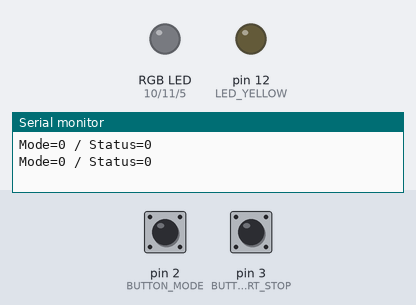
Recording of a sketch running on a simulated Arduino Uno, built with avr-gcc and run on an emulated ATmega328P. Parts: an RGB LED mixed from three pins (HIGH = lit), output pins drawn as LEDs (lit = HIGH), the last lines printed to the serial monitor. The inputs (shaded band) are chosen by the test bench; at power-on: pin 2 (BUTTON_MODE) LOW, pin 3 (BUTTON_START_STOP) HIGH.

Above: at 1.2 s.
1.3 s: pin 2 (BUTTON_MODE) pulled LOW for 0.15 s
At 2.5 s:
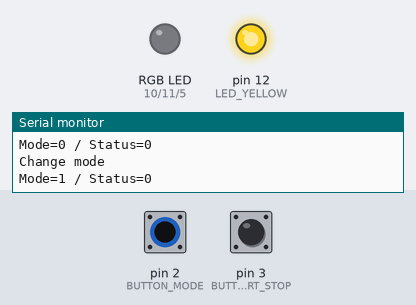
2.9 s: pin 3 (BUTTON_START_STOP) pulled LOW for 0.15 s
At 4.3 s:
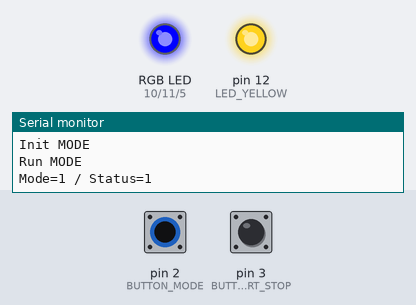
4.6 s: pin 3 (BUTTON_START_STOP) pulled LOW for 1 s
At 6.8 s:
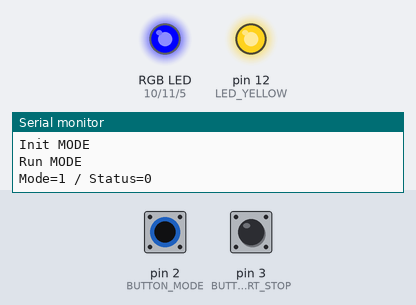
7.1 s: pin 2 (BUTTON_MODE) pulsed HIGH 2 times (0.12 s each, 0.3 s apart)
At 8.8 s:
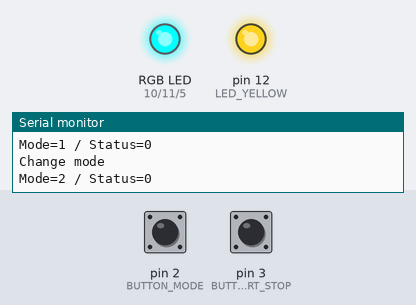
9.2 s: pin 2 (BUTTON_MODE) pulled HIGH for 1 s
At 10.2 s:
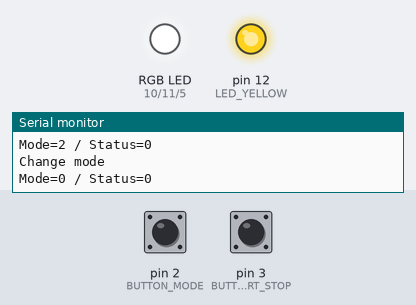
Timing chart, 0 to 33.5 s (numbered marks = the images above; inputs shaded):
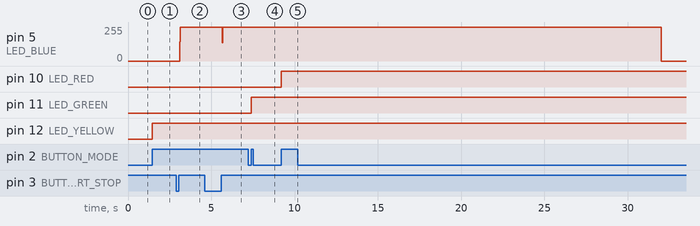

Measured:
- after the input at 1.3 s, pin 12 (LED_YELLOW): LOW → HIGH after 0.15 s
- after the input at 2.9 s, pin 5 (LED_BLUE): 0/255 → 255/255 after 0.20 s
- after the input at 4.6 s, pin 5 (LED_BLUE): 255/255 → 137/255 after 1.0 s, → 255/255 0.04 s later
- after the input at 7.1 s, pin 11 (LED_GREEN): LOW → HIGH after 0.30 s
- after the input at 9.2 s, pin 10 (LED_RED): LOW → HIGH at once

The sketch:

commande_neon.ino
```cpp
#define LED_BLUE 5

#define BUTTON_MODE 2
#define BUTTON_START_STOP 3

#define LED_RED 10
#define LED_YELLOW 12
#define LED_GREEN 11

#define SLEEP_DELAY 30

volatile byte mode = 0;
volatile byte isRunning = 0;
volatile byte timerDegueu = 0;

// Activation spéciale 1 fois
// Mode allumé normal
// Plantage 1 fois

int initStick[] = {100,300,100,250,100,500,100, 750, 100, 1000};
int fuckedStick[] = {2000,300,1500,200,500,100, 250, 100};
int tabLed[] = {LED_RED, LED_YELLOW, LED_GREEN};

void setup() {
  // put your setup code here, to run once:
  Serial.begin(9600);
  pinMode(BUTTON_MODE, INPUT_PULLUP);
  pinMode(BUTTON_START_STOP, INPUT_PULLUP);
  attachInterrupt(digitalPinToInterrupt(2), toggleMode, RISING);
  attachInterrupt(digitalPinToInterrupt(3), toggleStartStop, RISING);
  pinMode(LED_BLUE, OUTPUT);
  pinMode(LED_RED, OUTPUT);
  pinMode(LED_YELLOW, OUTPUT);
  pinMode(LED_GREEN, OUTPUT);

  noInterrupts();

  // mode CTC
  bitClear(TCCR1A, WGM10);
  bitClear(TCCR1A, WGM11);
  bitSet(TCCR1B, WGM12);
  bitClear(TCCR1B, WGM13);

  // prediviseur = 256
  bitClear(TCCR1B, CS10);
  bitClear(TCCR1B, CS11);
  bitSet(TCCR1B, CS12);
  bitSet(TIMSK1, OCIE1A);

  TCNT1 = 0;
  OCR1A = 62500;
  interrupts();

}

void toggleMode()
{
  Serial.println("Change mode");
  mode = (mode + 1) % 3;
  digitalWrite(tabLed[mode], HIGH);
  switch(mode)
  {
    case 0:
      digitalWrite(1, LOW);
      digitalWrite(2, LOW);
      break;
    case 1:
      digitalWrite(0, LOW);
      digitalWrite(2, LOW);
      break;
    case 2:
      digitalWrite(0, LOW);
      digitalWrite(1, LOW);
      break;
    default:
      break;
  }
  delay(100);
}

void toggleStartStop()
{
  if(isRunning)
  {
    isRunning = 0;
    Serial.println("Stop button");
  }
  else
  {
    isRunning = 1;
    Serial.println("Start button");
  }

  switch (mode) {
    case 1:
      initMode();
      break;
    case 2:
      runMode();
      break;
    case 3:
      bugMode();
      break;
    default:
      break;
  }

}

void initMode()
{
  int size = sizeof(initStick)/2;
  Serial.println("Init MODE");
  for (int i=0; i < size; i++)
  {
    digitalWrite(LED_BLUE, LOW);
    delay(initStick[i]);
    digitalWrite(LED_BLUE,HIGH);
    delay(initStick[i+1]);
  }
    runMode();
}

void bugMode()
{
  int size = sizeof(fuckedStick)/2;
  Serial.println("Bug MODE");
  for (int i=0; i < size; i++)
  {
    digitalWrite(LED_BLUE, HIGH);
    delay(fuckedStick[i]);
    digitalWrite(LED_BLUE,LOW);
    delay(fuckedStick[i+1]);
  }
}

void runMode()
{
  Serial.println("Run MODE");
}

// ======================
// Routine d'interruption
// ======================
ISR(TIMER1_COMPA_vect) {
  Serial.print("Mode=");
  Serial.print(mode);
  Serial.print(" / Status=");
  Serial.println(isRunning);
  // Check if we need to put the stick in sleep mode
  if (!isRunning)
  {
    if (timerDegueu >= SLEEP_DELAY)
    {
      timerDegueu = 0;
      // On stoppe le baton
      isRunning = 0;
      digitalWrite(LED_BLUE,LOW);
    }
    else
    {
      timerDegueu++;
    }
  }
}

void loop() {

}
```
